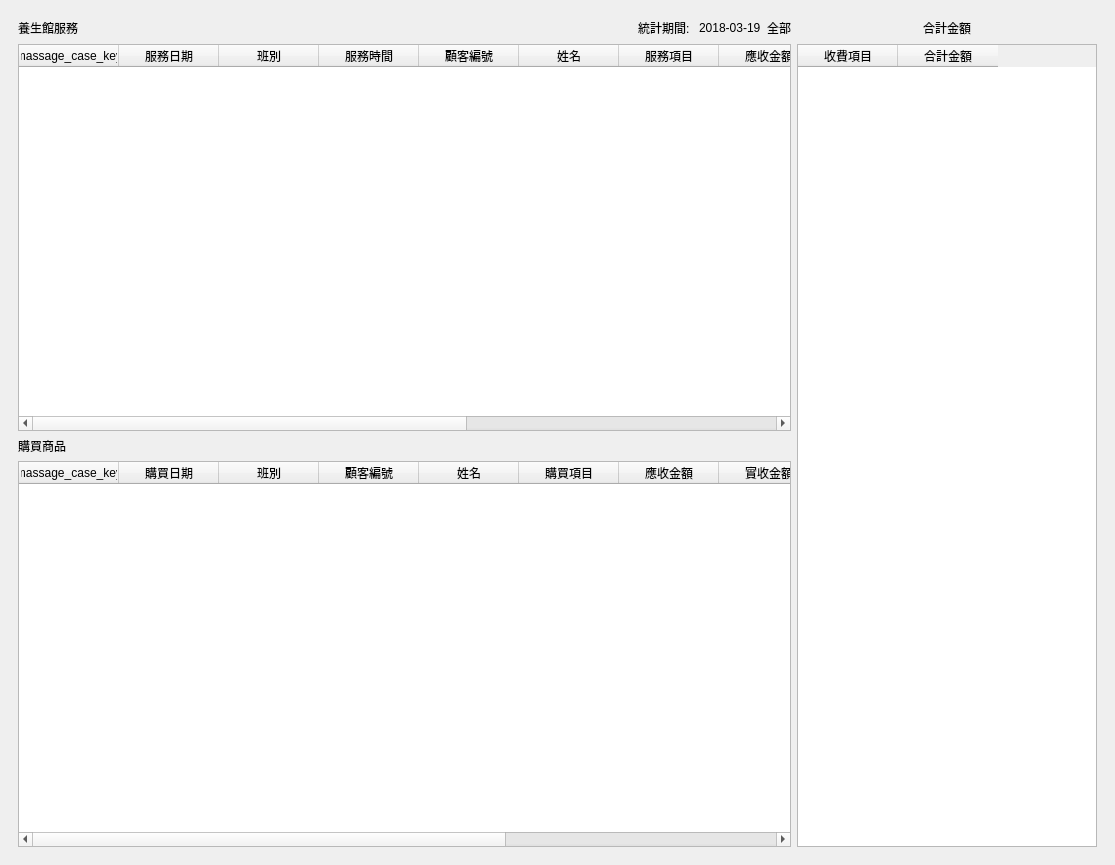
<?xml version="1.0" encoding="UTF-8"?>
<ui version="4.0">
 <class>WindowIncome</class>
 <widget class="QMainWindow" name="WindowIncome">
  <property name="geometry">
   <rect>
    <x>0</x>
    <y>0</y>
    <width>1115</width>
    <height>865</height>
   </rect>
  </property>
  <property name="windowTitle">
   <string>養生館櫃台結帳</string>
  </property>
  <widget class="QWidget" name="centralwidget">
   <layout class="QVBoxLayout" name="verticalLayout">
    <item>
     <layout class="QGridLayout" name="gridLayout">
      <property name="leftMargin">
       <number>9</number>
      </property>
      <property name="topMargin">
       <number>9</number>
      </property>
      <property name="rightMargin">
       <number>9</number>
      </property>
      <property name="bottomMargin">
       <number>9</number>
      </property>
      <item row="2" column="0">
       <widget class="QTableWidget" name="tableWidget_massage">
        <property name="editTriggers">
         <set>QAbstractItemView::NoEditTriggers</set>
        </property>
        <property name="selectionMode">
         <enum>QAbstractItemView::SingleSelection</enum>
        </property>
        <property name="selectionBehavior">
         <enum>QAbstractItemView::SelectRows</enum>
        </property>
        <column>
         <property name="text">
          <string>massage_case_key</string>
         </property>
        </column>
        <column>
         <property name="text">
          <string>服務日期</string>
         </property>
        </column>
        <column>
         <property name="text">
          <string>班別</string>
         </property>
        </column>
        <column>
         <property name="text">
          <string>服務時間</string>
         </property>
        </column>
        <column>
         <property name="text">
          <string>顧客編號</string>
         </property>
        </column>
        <column>
         <property name="text">
          <string>姓名</string>
         </property>
        </column>
        <column>
         <property name="text">
          <string>服務項目</string>
         </property>
        </column>
        <column>
         <property name="text">
          <string>應收金額</string>
         </property>
        </column>
        <column>
         <property name="text">
          <string>實收金額</string>
         </property>
        </column>
        <column>
         <property name="text">
          <string>推拿師父</string>
         </property>
        </column>
        <column>
         <property name="text">
          <string>掛號人員</string>
         </property>
        </column>
        <column>
         <property name="text">
          <string>備註</string>
         </property>
        </column>
       </widget>
      </item>
      <item row="2" column="1" rowspan="3">
       <widget class="QTableWidget" name="tableWidget_total">
        <property name="maximumSize">
         <size>
          <width>300</width>
          <height>16777215</height>
         </size>
        </property>
        <property name="editTriggers">
         <set>QAbstractItemView::NoEditTriggers</set>
        </property>
        <property name="alternatingRowColors">
         <bool>true</bool>
        </property>
        <property name="selectionMode">
         <enum>QAbstractItemView::NoSelection</enum>
        </property>
        <property name="selectionBehavior">
         <enum>QAbstractItemView::SelectRows</enum>
        </property>
        <column>
         <property name="text">
          <string>收費項目</string>
         </property>
        </column>
        <column>
         <property name="text">
          <string>合計金額</string>
         </property>
        </column>
       </widget>
      </item>
      <item row="1" column="0">
       <layout class="QHBoxLayout" name="horizontalLayout">
        <item>
         <widget class="QLabel" name="label_registration">
          <property name="text">
           <string>養生館服務</string>
          </property>
         </widget>
        </item>
        <item>
         <spacer name="horizontalSpacer">
          <property name="orientation">
           <enum>Qt::Horizontal</enum>
          </property>
          <property name="sizeHint" stdset="0">
           <size>
            <width>40</width>
            <height>20</height>
           </size>
          </property>
         </spacer>
        </item>
        <item>
         <widget class="QLabel" name="label_2">
          <property name="text">
           <string>統計期間: </string>
          </property>
         </widget>
        </item>
        <item>
         <widget class="QLabel" name="label_income_date">
          <property name="text">
           <string>2018-03-19</string>
          </property>
         </widget>
        </item>
        <item>
         <widget class="QLabel" name="label_income_period">
          <property name="text">
           <string>全部</string>
          </property>
          <property name="wordWrap">
           <bool>false</bool>
          </property>
          <property name="margin">
           <number>0</number>
          </property>
          <property name="indent">
           <number>-1</number>
          </property>
         </widget>
        </item>
       </layout>
      </item>
      <item row="3" column="0">
       <widget class="QLabel" name="label_charge">
        <property name="text">
         <string>購買商品</string>
        </property>
       </widget>
      </item>
      <item row="1" column="1">
       <widget class="QLabel" name="label">
        <property name="text">
         <string>合計金額</string>
        </property>
        <property name="alignment">
         <set>Qt::AlignCenter</set>
        </property>
       </widget>
      </item>
      <item row="4" column="0">
       <widget class="QTableWidget" name="tableWidget_purchase">
        <property name="editTriggers">
         <set>QAbstractItemView::NoEditTriggers</set>
        </property>
        <property name="selectionMode">
         <enum>QAbstractItemView::SingleSelection</enum>
        </property>
        <property name="selectionBehavior">
         <enum>QAbstractItemView::SelectRows</enum>
        </property>
        <column>
         <property name="text">
          <string>massage_case_key</string>
         </property>
        </column>
        <column>
         <property name="text">
          <string>購買日期</string>
         </property>
        </column>
        <column>
         <property name="text">
          <string>班別</string>
         </property>
        </column>
        <column>
         <property name="text">
          <string>顧客編號</string>
         </property>
        </column>
        <column>
         <property name="text">
          <string>姓名</string>
         </property>
        </column>
        <column>
         <property name="text">
          <string>購買項目</string>
         </property>
        </column>
        <column>
         <property name="text">
          <string>應收金額</string>
         </property>
        </column>
        <column>
         <property name="text">
          <string>實收金額</string>
         </property>
        </column>
        <column>
         <property name="text">
          <string>推拿師父</string>
         </property>
        </column>
        <column>
         <property name="text">
          <string>櫃台人員</string>
         </property>
        </column>
        <column>
         <property name="text">
          <string>備註</string>
         </property>
        </column>
       </widget>
      </item>
     </layout>
    </item>
   </layout>
  </widget>
 </widget>
 <resources/>
 <connections/>
</ui>
